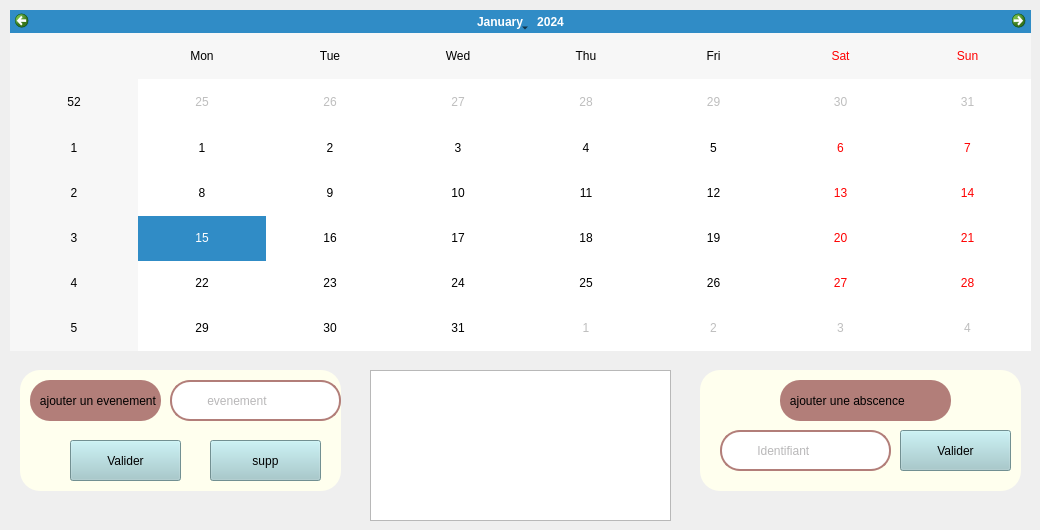
   <widget class="QWidget" name="tab_5">
    <attribute name="title">
     <string>CALENDERIER</string>
    </attribute>
    <widget class="QCalendarWidget" name="calendar">
     <property name="geometry">
      <rect>
       <x>10</x>
       <y>10</y>
       <width>1021</width>
       <height>341</height>
      </rect>
     </property>
    </widget>
    <widget class="QLabel" name="label_21">
     <property name="geometry">
      <rect>
       <x>20</x>
       <y>370</y>
       <width>321</width>
       <height>121</height>
      </rect>
     </property>
     <property name="styleSheet">
      <string notr="true">*{
	background-color: rgb(255, 255, 238);
font: 600 9pt &quot;Yu Gothic UI Semibold&quot;;
border-radius:20px;
}</string>
     </property>
     <property name="text">
      <string/>
     </property>
    </widget>
    <widget class="QLabel" name="label_19">
     <property name="geometry">
      <rect>
       <x>30</x>
       <y>380</y>
       <width>131</width>
       <height>41</height>
      </rect>
     </property>
     <property name="styleSheet">
      <string notr="true">*{background-color: rgb(178, 126, 121);
font: 600 9pt &quot;Yu Gothic UI Semibold&quot;;
border-radius:20px;
}</string>
     </property>
     <property name="text">
      <string>   ajouter un evenement</string>
     </property>
    </widget>
    <widget class="QPushButton" name="addEvent">
     <property name="geometry">
      <rect>
       <x>70</x>
       <y>440</y>
       <width>111</width>
       <height>41</height>
      </rect>
     </property>
     <property name="styleSheet">
      <string notr="true">background:rgb(159,201,204);</string>
     </property>
     <property name="text">
      <string>Valider</string>
     </property>
    </widget>
    <widget class="QLineEdit" name="line_event">
     <property name="geometry">
      <rect>
       <x>170</x>
       <y>380</y>
       <width>171</width>
       <height>41</height>
      </rect>
     </property>
     <property name="styleSheet">
      <string notr="true">
 border: 2px solid  rgb(178, 126, 121);
   background:white;
   border-radius:20px;
   color:#717072;
 
   
   
   
  </string>
     </property>
     <property name="text">
      <string/>
     </property>
     <property name="placeholderText">
      <string>          evenement</string>
     </property>
    </widget>
    <widget class="QLabel" name="label_39">
     <property name="geometry">
      <rect>
       <x>780</x>
       <y>380</y>
       <width>171</width>
       <height>41</height>
      </rect>
     </property>
     <property name="styleSheet">
      <string notr="true">*{background-color: rgb(178, 126, 121);
font: 600 9pt &quot;Yu Gothic UI Semibold&quot;;
border-radius:20px;
}</string>
     </property>
     <property name="text">
      <string>   ajouter une abscence</string>
     </property>
    </widget>
    <widget class="QPushButton" name="valider_calendar_3">
     <property name="geometry">
      <rect>
       <x>900</x>
       <y>430</y>
       <width>111</width>
       <height>41</height>
      </rect>
     </property>
     <property name="styleSheet">
      <string notr="true">background:rgb(159,201,204);</string>
     </property>
     <property name="text">
      <string>Valider</string>
     </property>
    </widget>
    <widget class="QLineEdit" name="line_calendar_3">
     <property name="geometry">
      <rect>
       <x>720</x>
       <y>430</y>
       <width>171</width>
       <height>41</height>
      </rect>
     </property>
     <property name="styleSheet">
      <string notr="true">
 border: 2px solid  rgb(178, 126, 121);
   background:white;
   border-radius:20px;
   color:#717072;
 
   
   
   
  </string>
     </property>
     <property name="placeholderText">
      <string>          Identifiant</string>
     </property>
    </widget>
    <widget class="QLabel" name="label_40">
     <property name="geometry">
      <rect>
       <x>700</x>
       <y>370</y>
       <width>321</width>
       <height>121</height>
      </rect>
     </property>
     <property name="styleSheet">
      <string notr="true">*{
	background-color: rgb(255, 255, 238);
font: 600 9pt &quot;Yu Gothic UI Semibold&quot;;
border-radius:20px;
}</string>
     </property>
     <property name="text">
      <string/>
     </property>
    </widget>
    <widget class="QTextEdit" name="textEdit_events">
     <property name="geometry">
      <rect>
       <x>370</x>
       <y>370</y>
       <width>301</width>
       <height>151</height>
      </rect>
     </property>
    </widget>
    <widget class="QPushButton" name="clearEvent">
     <property name="geometry">
      <rect>
       <x>210</x>
       <y>440</y>
       <width>111</width>
       <height>41</height>
      </rect>
     </property>
     <property name="styleSheet">
      <string notr="true">background:rgb(159,201,204);</string>
     </property>
     <property name="text">
      <string>supp</string>
     </property>
    </widget>
    <zorder>label_40</zorder>
    <zorder>calendar</zorder>
    <zorder>label_21</zorder>
    <zorder>label_19</zorder>
    <zorder>addEvent</zorder>
    <zorder>line_event</zorder>
    <zorder>label_39</zorder>
    <zorder>valider_calendar_3</zorder>
    <zorder>line_calendar_3</zorder>
    <zorder>textEdit_events</zorder>
    <zorder>clearEvent</zorder>
   </widget>
